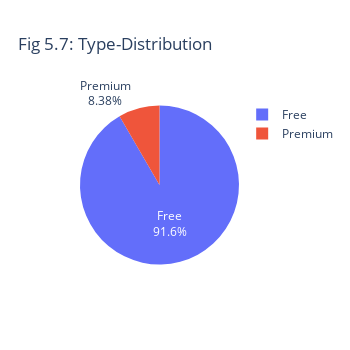

The notebook cell this image was saved under:
### Markdown cell above
### 5.7 Percentage of Free and Premium Apps

### Code cell
fig = px.pie(df, values=df["Type"].value_counts(),
names=df['Type'].unique(),title="Fig 5.7: Type-Distribution",width=350,height=350)
fig.update_traces(textinfo="label+percent")
fig.show()

### Figure 1 — Plotly figure (JSON) as saved in the notebook; plotly's stock layout.template omitted (floating-point values rounded to 4 significant figures)
{"data": [{"domain": {"x": [0, 1], "y": [0, 1]}, "hovertemplate": "label=%{label}<br>value=%{value}<extra></extra>", "labels": ["Free", "Premium"], "legendgroup": "", "name": "", "showlegend": true, "textinfo": "label+percent", "type": "pie", "values": [1126288, 102975]}], "layout": {"height": 350, "legend": {"tracegroupgap": 0}, "title": {"text": "Fig 5.7: Type-Distribution"}, "width": 350}}
